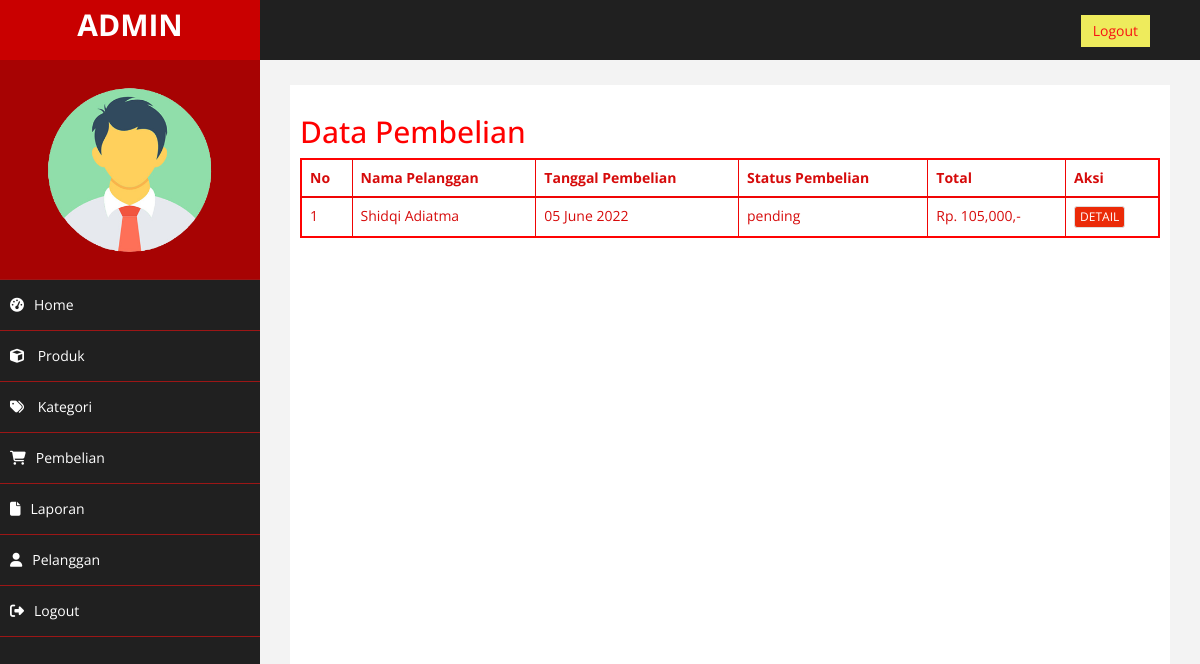
Page /admin/index.php?halaman=pembelian (signed in) on the committed database.
### tables this page shows
CREATE TABLE `pembelian` (
  `id_pembelian` int(11) NOT NULL,
  `id_pelanggan` int(11) NOT NULL,
  `tanggal_pembelian` date NOT NULL,
  `total_pembelian` int(11) NOT NULL,
  `alamat_pengiriman` text NOT NULL,
  `status_pembelian` varchar(100) NOT NULL DEFAULT 'pending',
  `resi_pengiriman` varchar(50) NOT NULL,
  `totalberat` int(11) NOT NULL,
  `provinsi` varchar(150) NOT NULL,
  `distrik` varchar(150) NOT NULL,
  `tipe` varchar(100) NOT NULL,
  `kodepos` varchar(15) NOT NULL,
  `ekspedisi` varchar(50) NOT NULL,
  `paket` varchar(50) NOT NULL,
  `ongkir` int(11) NOT NULL,
  `estimasi` varchar(100) NOT NULL
);

CREATE TABLE `pelanggan` (
  `id_pelanggan` int(11) NOT NULL,
  `email_pelanggan` varchar(50) NOT NULL,
  `password_pelanggan` varchar(50) NOT NULL,
  `nama_pelanggan` varchar(50) NOT NULL,
  `telepon_pelanggan` varchar(20) NOT NULL,
  `alamat_pelanggan` text NOT NULL
);

### admin/pembelian.php (the view, shortened to what this page needs)
<h2>Data Pembelian</h2>
<table class="table table-bordered">
	<thead>
		<tr>
		<th>No</th>
		<th>Nama Pelanggan</th>
		<th>Tanggal Pembelian</th>
		<th>Status Pembelian</th>
		<th>Total</th>
		<th>Aksi</th>
		</tr>
	</thead>
	<tbody>
		<?php $no=1; ?>
		<?php $ambil = $koneksi->query("SELECT * FROM pembelian JOIN pelanggan ON pembelian.id_pelanggan = pelanggan.id_pelanggan"); ?>
		<?php while($pecah = $ambil->fetch_assoc()): ?>
		<tr>
			<td><?= $no; ?></td>
			<td><?= $pecah["nama_pelanggan"]; ?></td>
			<td><?= date("d F Y", strtotime($pecah["tanggal_pembelian"])); ?></td>
			<td><?= $pecah["status_pembelian"]; ?></td>
			<td>Rp. <?= number_format($pecah["total_pembelian"]); ?>,-</td>
			<td>
				<a href="index.php?halaman=detail&id=<?= $pecah["id_pembelian"]; ?>" class="btn btn-primary btn-xs">DETAIL</a>
			</td>
		</tr>
		<?php $no++; ?>
		<?php endwhile; ?>
	</tbody>
</table>

### admin/assets/css/custom.css (style rules this page uses)
body { font-family: 'Open Sans', sans-serif; }
h2 { color: #f00; }

### rows in the picture
pembelian: id_pelanggan.nama_pelanggan "Shidqi Adiatma", tanggal_pembelian "05 June 2022", status_pembelian "pending", total_pembelian "105,000"
